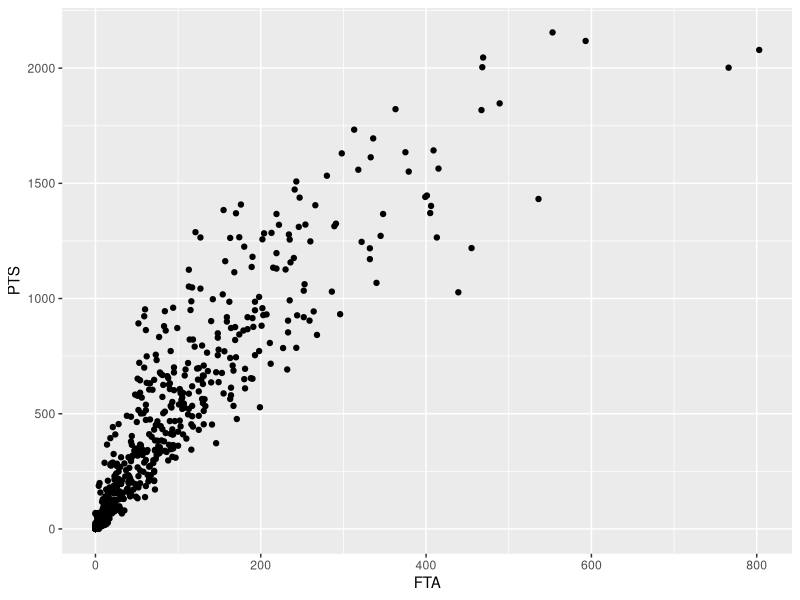
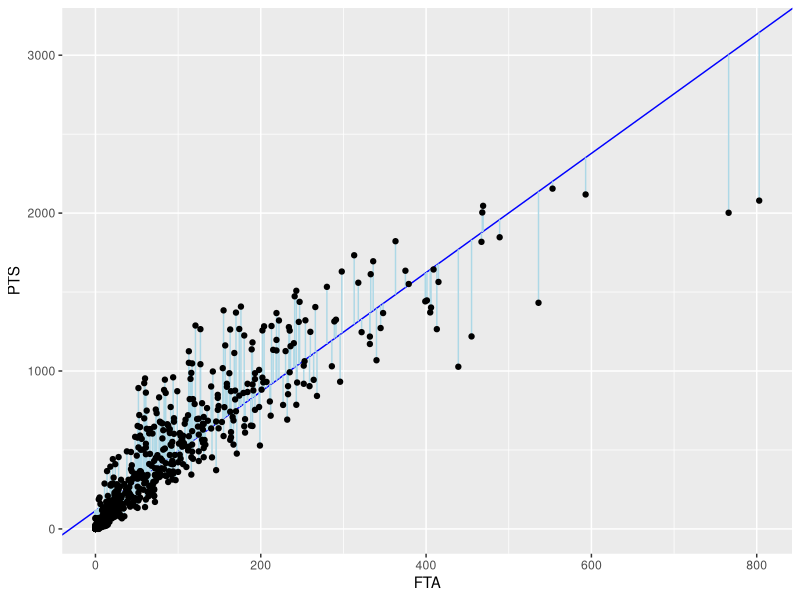

Here is the R script that generated these plots, in order:
# Set working directory
setwd("/Users/jeremydumalig/Documents/GitHub/Sports-Analytics-Group/Linear Regression")

# Install modelr package
# install.packages("modelr")

# Import tidyverse and ggplot2 packages
library(tidyverse)
library(ggplot2)
library(modelr)

# Import dataset, add points column
nba <- 
  read_csv("nba2022.csv") %>%
  mutate(PTS = FTM + 3*`3PM` + 2*(FGM - `3PM`))

# Visualize data
ggplot(data=nba, aes(x=FTA, y=PTS)) +
  geom_point()

# Find correlation between two variables
?cor
cor(nba$FTA, nba$PTS)

# Fit  data and find linear regression coefficients
# Note that fit$coefficients and fit[["coefficients"]] return the same output
?lm
fit <- lm(data=nba, PTS ~ FTA)
coef <- fit$coefficients
coef <- fit[["coefficients"]] # returns the same output as above

# Add predictions to nba dataframe
# Note that add_predictions() effectively does the same as mutate()
?add_predictions
nba <- 
  nba %>%
  add_predictions(fit) %>%
  mutate(Residual = PTS - pred) %>%
  select(PLAYER, FTA, PTS, pred, Residual)

# Visualize data and regression fit
ggplot(data=nba, aes(x=FTA, y=PTS)) +
  geom_abline(intercept=coef['(Intercept)'], slope=coef['FTA'], color="blue") +
  geom_segment(aes(x=FTA, xend=FTA, y=PTS, yend=pred), color = "light blue") +
  geom_point()
